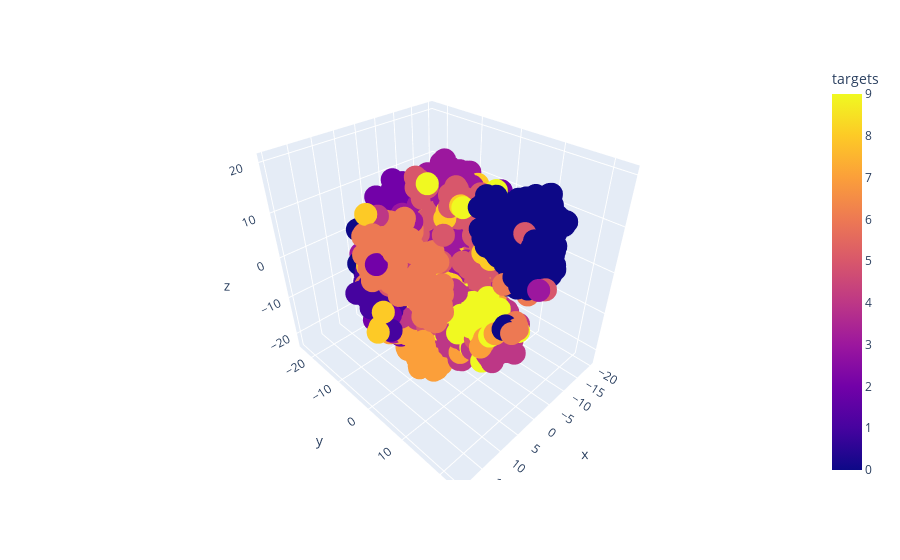

Source (notebook cell):
### Code cell
import plotly.express as px
df = px.data.iris()
fig = px.scatter_3d(tsne_df, x='x', y='y', z='z',
              color='targets')
fig.show()

### Figure 1 — Plotly figure (JSON) as saved in the notebook; plotly's stock layout.template omitted (floating-point values rounded to 4 significant figures; data arrays with more than 128 entries replaced by an {"elided": "..."} marker saying what was removed)
{"data": [{"hovertemplate": "x=%{x}<br>y=%{y}<br>z=%{z}<br>targets=%{marker.color}<extra></extra>", "legendgroup": "", "marker": {"color": {"elided": "3000 int values"}, "coloraxis": "coloraxis", "symbol": "circle"}, "mode": "markers", "name": "", "scene": "scene", "showlegend": false, "type": "scatter3d", "x": {"elided": "3000 float values"}, "y": {"elided": "3000 float values"}, "z": {"elided": "3000 float values"}}], "layout": {"coloraxis": {"colorbar": {"title": {"text": "targets"}}, "colorscale": [[0, "#0d0887"], [0.1111, "#46039f"], [0.2222, "#7201a8"], [0.3333, "#9c179e"], [0.4444, "#bd3786"], [0.5556, "#d8576b"], [0.6667, "#ed7953"], [0.7778, "#fb9f3a"], [0.8889, "#fdca26"], [1, "#f0f921"]]}, "legend": {"tracegroupgap": 0}, "margin": {"t": 60}, "scene": {"domain": {"x": [0, 1], "y": [0, 1]}, "xaxis": {"title": {"text": "x"}}, "yaxis": {"title": {"text": "y"}}, "zaxis": {"title": {"text": "z"}}}}}
